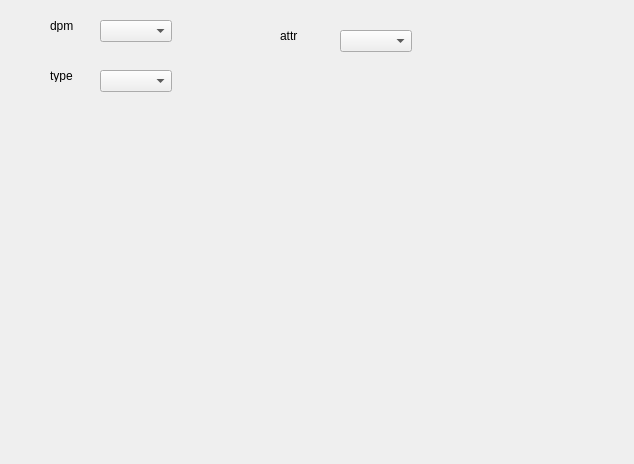
<?xml version="1.0" encoding="UTF-8"?>
<ui version="4.0">
 <class>RmtmwFirstForm</class>
 <widget class="QWidget" name="RmtmwFirstForm">
  <property name="geometry">
   <rect>
    <x>0</x>
    <y>0</y>
    <width>634</width>
    <height>464</height>
   </rect>
  </property>
  <property name="windowTitle">
   <string>Form</string>
  </property>
  <widget class="QLabel" name="label_type">
   <property name="geometry">
    <rect>
     <x>50</x>
     <y>70</y>
     <width>54</width>
     <height>12</height>
    </rect>
   </property>
   <property name="text">
    <string>type</string>
   </property>
  </widget>
  <widget class="QComboBox" name="comboBox">
   <property name="geometry">
    <rect>
     <x>100</x>
     <y>70</y>
     <width>72</width>
     <height>22</height>
    </rect>
   </property>
  </widget>
  <widget class="QLabel" name="label_attr">
   <property name="geometry">
    <rect>
     <x>280</x>
     <y>30</y>
     <width>54</width>
     <height>12</height>
    </rect>
   </property>
   <property name="text">
    <string>attr</string>
   </property>
  </widget>
  <widget class="QComboBox" name="comboBox_attr">
   <property name="geometry">
    <rect>
     <x>340</x>
     <y>30</y>
     <width>72</width>
     <height>22</height>
    </rect>
   </property>
  </widget>
  <widget class="QLabel" name="label_dpm">
   <property name="geometry">
    <rect>
     <x>50</x>
     <y>20</y>
     <width>54</width>
     <height>12</height>
    </rect>
   </property>
   <property name="text">
    <string>dpm</string>
   </property>
  </widget>
  <widget class="QComboBox" name="comboBox_dpm">
   <property name="geometry">
    <rect>
     <x>100</x>
     <y>20</y>
     <width>72</width>
     <height>22</height>
    </rect>
   </property>
  </widget>
 </widget>
 <resources/>
 <connections/>
</ui>
